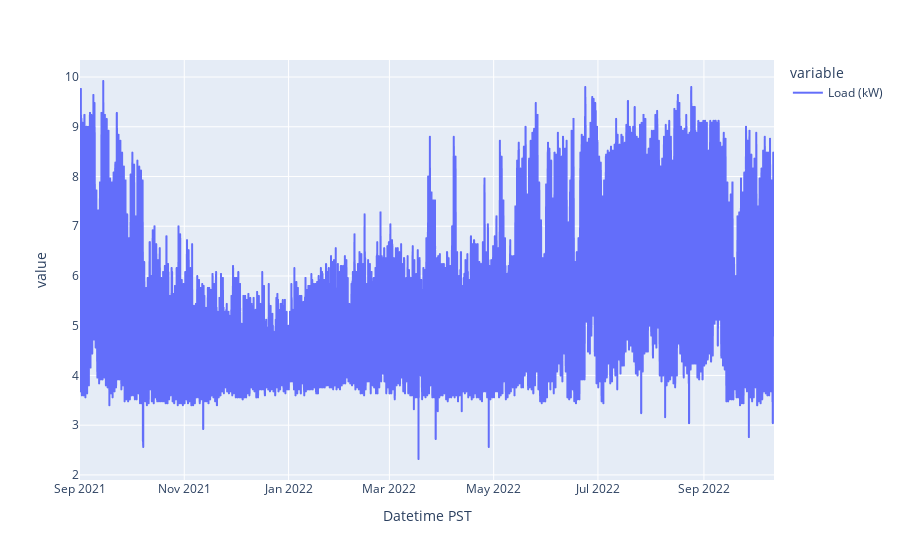

Write notebook code for a chart like this one.
### Markdown cell above
# sandbox

### Code cell
site = 'verizon'
filename = '~/data/verizon_west_excelsior_load_solarTMY.csv'
data_range = ['2021-9-1','2022-10-11']
df,dppd,np_days = get_dat(site,
                          filename,
                          emd=True,
                          rename='Load (kW)',
                          start=data_range[0],
                          end=data_range[1])                    
df['Load (kW)'].plot()

### Figure 1 — Plotly figure (JSON) as saved in the notebook; plotly's stock layout.template omitted (floating-point values rounded to 4 significant figures; data arrays with more than 128 entries replaced by an {"elided": "..."} marker saying what was removed)
{"data": [{"hovertemplate": "variable=Load (kW)<br>Datetime PST=%{x}<br>value=%{y}<extra></extra>", "legendgroup": "Load (kW)", "line": {"color": "#636efa", "dash": "solid"}, "marker": {"symbol": "circle"}, "mode": "lines", "name": "Load (kW)", "showlegend": true, "type": "scattergl", "x": {"elided": "38976 str values"}, "xaxis": "x", "y": {"elided": "38976 float values"}, "yaxis": "y"}], "layout": {"legend": {"title": {"text": "variable"}, "tracegroupgap": 0}, "margin": {"t": 60}, "xaxis": {"anchor": "y", "domain": [0, 1], "title": {"text": "Datetime PST"}}, "yaxis": {"anchor": "x", "domain": [0, 1], "title": {"text": "value"}}}}
